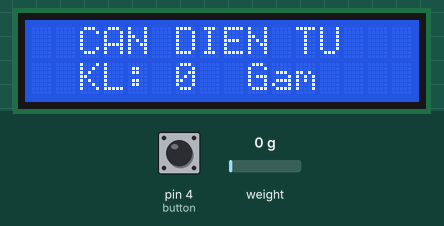
Recording of a sketch running on a simulated Arduino Uno, built with avr-gcc and run on an emulated ATmega328P. On the bench: 16×2 character LCD. Inputs (shaded band) come from the test bench; at power-on: weight on the scale 0 g, pin 4 (button) HIGH. What the sketch prints to the serial monitor is not drawn.

Above: at 2.2 s.
2.3 s: weight on the scale set to 913 g
At 4.7 s:
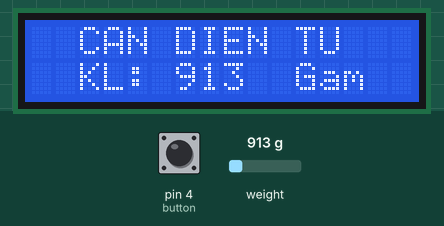
5.8 s: weight on the scale set to 1052 g
At 8.4 s:
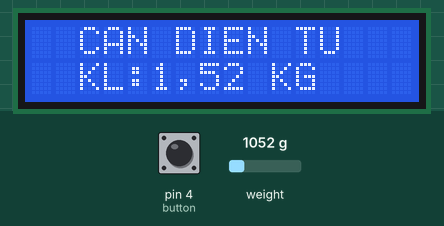
9.3 s: weight on the scale set to 100 g
At 11.0 s:
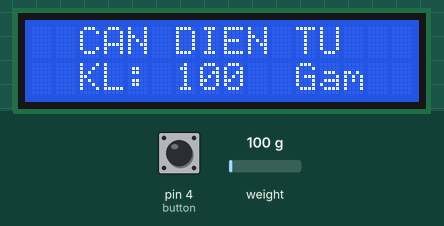
Timing chart, 0 to 12.5 s (numbered marks = the images above; inputs shaded):
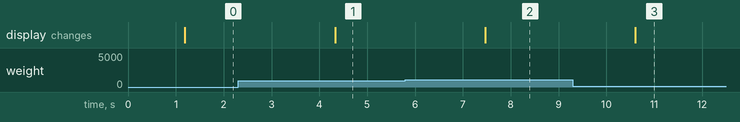

The sketch:

loadcellUno.ino
```cpp
#include <SoftwareSerial.h>
#include <Wire.h>
#include <LiquidCrystal_I2C.h>
#include <HX711.h>


LiquidCrystal_I2C lcd(0x27, 16, 2); // 0x27 là địa chỉ của I2C
HX711 scale;
#define button 4
const int LOADCELL_DOUT_PIN = 2;
const int LOADCELL_SCK_PIN = 3;
SoftwareSerial espSerial(5, 6); //RX, TX

int t;
int Kg;
int Gam;
String data;
void calibrate(){
  t= scale.get_units();
  lcd.clear();
  lcd.setCursor(2, 0);
  lcd.print("CAN DIEN TU");
  if(t < 1000)
  {
    lcd.setCursor(0, 1);
    lcd.print("  KL: ");
    lcd.print(t);
    lcd.print("  Gam");
    delay(3000);
    }
  else{
      lcd.setCursor(0, 1);
      lcd.print("  KL:");
      Kg = t/1000;
      Gam=t-Kg*1000;
      lcd.print(Kg);
      lcd.print(",");
      lcd.print(Gam);
      lcd.print(" KG");
      delay(3000);
  }
}

void setup() {
  Serial.begin(115200); // mở cổng serial với tốc độ truyền 115200
  espSerial.begin(115200);
  Wire.begin(); //Khởi tạo thư viện I2C
  pinMode(button, INPUT_PULLUP);
  scale.begin(LOADCELL_DOUT_PIN, LOADCELL_SCK_PIN);
  lcd.begin(); // bắt đầu kết nối vs LCD
  lcd.backlight(); // bật đèn nền của LCD
  scale.set_scale(393.4261539f);// giá trị này nhận được bằng cách hiệu chuẩn cân với các trọng lượng đã biết
  scale.tare();// đặt lại tỷ lệ thành 0
}
void loop() {
 calibrate();
 if(digitalRead(button)==0)
    {
    scale.tare();// đặt lại tỷ lệ thành 0
    }
 data = ""+String(t);
 //Serial.print(t);
 Serial.println(data);
 espSerial.println(data); //gửi cho esp
 delay(10);
}
```

Measured:
- the behaviour switches between 999 and 1000 g on weight on the scale (found by bisection; images 1 and 2)
- after the input at 2.3 s, the display: changes after 2.0 s (image 1)
- after the input at 5.8 s, the display: changes after 1.7 s (image 2)
- after the input at 9.3 s, the display: changes after 1.3 s (image 3)
